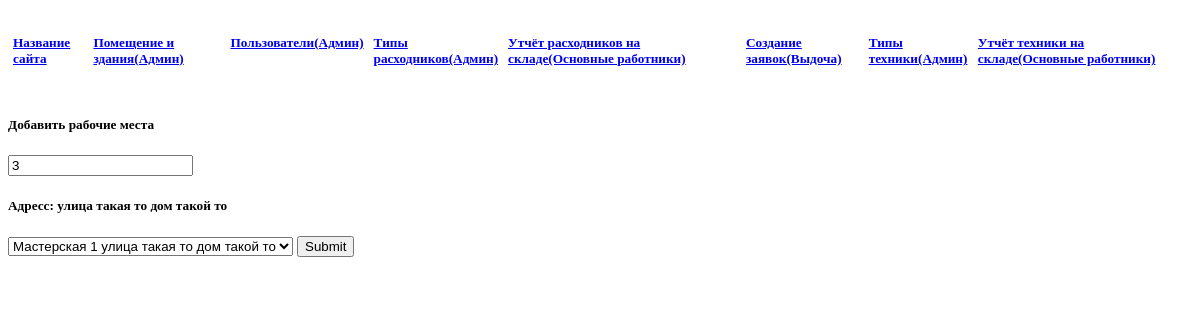
/jobs_edit.php?id=1, run on an earlier commit of the app's database.
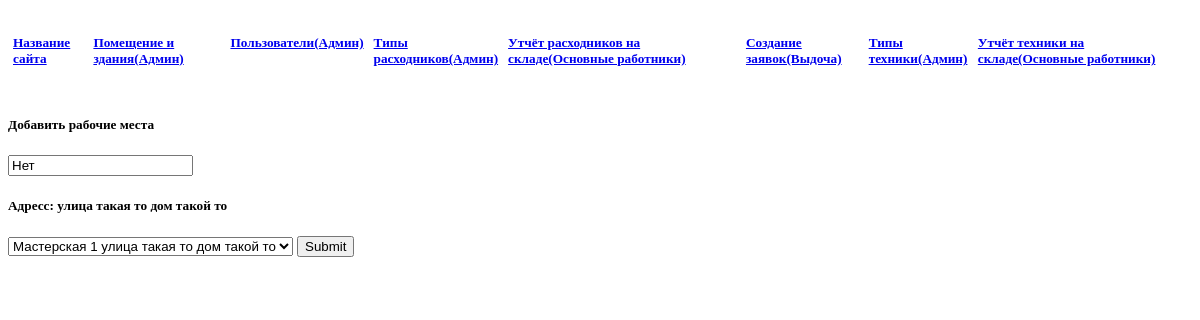
And on a later commit of the database.
### tables this page shows
CREATE TABLE `Jobs` (
  `id` int NOT NULL,
  `name` varchar(50) NOT NULL,
  `id_w_shop` int DEFAULT NULL
);

CREATE TABLE `Workshops` (
  `id` int NOT NULL,
  `image` varchar(255) NOT NULL,
  `name` varchar(50) NOT NULL,
  `address` varchar(50) NOT NULL
);

### jobs_edit.php (the view, shortened to what this page needs)
<?php
require_once 'view/header.html';
$edit_id = $_GET['id'];
$jobs_sql="SELECT * FROM `Jobs` WHERE `id`='$edit_id'";
	$run_jobs_sql=mysqli_query($con, $jobs_sql);
	$row_jobs = mysqli_fetch_array($run_jobs_sql);
	$id_jobs=$row_jobs['id'];
	$name_jobs=$row_jobs['name'];
	$adr_sql="SELECT * FROM `Workshops`";
	$run_adr_sql=mysqli_query($con, $adr_sql);
	$row_adr = mysqli_fetch_array($run_adr_sql);
	$adr=$row_adr['address'];
echo "
<h5>Добавить рабочие места</h5>
<form method='POST' action='controller/jobs_edit.php?id=$id_jobs' enctype='multipart/form-data'>
	<input type='text' name='num_jobs' placeholder='Номер места' value='$name_jobs'>
	<h5>Адресс: $adr</h5>
	<select name='ws'>
";
	$ws_sql="SELECT * FROM `Workshops`";
	$run_ws_sql=mysqli_query($con, $ws_sql);
	while ($row_ws = mysqli_fetch_array($run_ws_sql)) {
		$id=$row_ws['id'];
		$name=$row_ws['name'];
		$address=$row_ws['address'];
		echo "<option value='$id'><h5>$name $address</h5></option>";
	}
	?>
	</select>
	<input type="submit" name="reg">
</form>

### assets/style/style.css (style rules this page uses)
header { display: flex; }
a { margin: 5px; }
.but_logo { display: flex; }
.but_head { display: flex; }
input { white-space: pre; }

What changed in the data, as far as the page shows it:
changed jobs: num_jobs "3" → "Нет"
